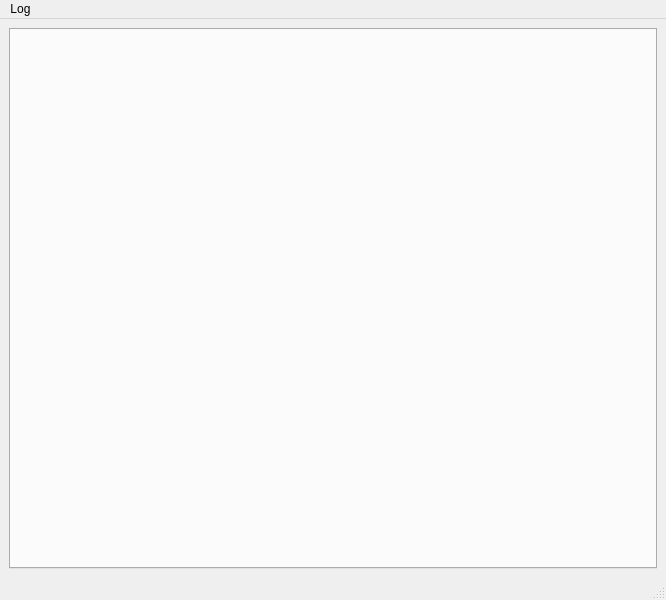
<?xml version="1.0" encoding="UTF-8"?>
<ui version="4.0">
 <class>qbuGUIDev2MainWindow</class>
 <widget class="QMainWindow" name="qbuGUIDev2MainWindow">
  <property name="geometry">
   <rect>
    <x>0</x>
    <y>0</y>
    <width>666</width>
    <height>600</height>
   </rect>
  </property>
  <property name="minimumSize">
   <size>
    <width>400</width>
    <height>400</height>
   </size>
  </property>
  <property name="windowTitle">
   <string>MainWindow</string>
  </property>
  <widget class="QWidget" name="centralwidget">
   <layout class="QVBoxLayout" name="verticalLayout">
    <item>
     <widget class="QTabWidget" name="tabWidget">
      <property name="currentIndex">
       <number>-1</number>
      </property>
     </widget>
    </item>
   </layout>
  </widget>
  <widget class="QMenuBar" name="menubar">
   <property name="geometry">
    <rect>
     <x>0</x>
     <y>0</y>
     <width>666</width>
     <height>21</height>
    </rect>
   </property>
   <widget class="QMenu" name="menuWidgets">
    <property name="title">
     <string>Log</string>
    </property>
    <addaction name="actionTestLog0"/>
    <addaction name="actionToggleRandomData"/>
    <addaction name="actionToggle_Random_Data_Generation_Job"/>
   </widget>
   <addaction name="menuWidgets"/>
  </widget>
  <widget class="QStatusBar" name="statusbar"/>
  <action name="actionTestLog0">
   <property name="text">
    <string>TestLog0</string>
   </property>
  </action>
  <action name="actionToggleRandomData">
   <property name="text">
    <string>Toggle Random Data Generation</string>
   </property>
  </action>
  <action name="actionToggle_Random_Data_Generation_Job">
   <property name="text">
    <string>Toggle Random Data Generation Job</string>
   </property>
  </action>
 </widget>
 <resources/>
 <connections/>
</ui>
